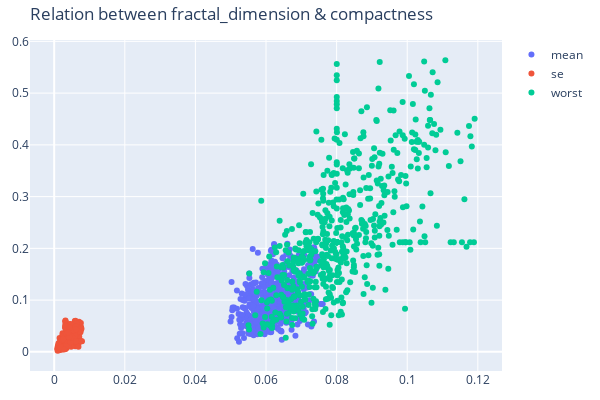

This figure's notebook cell:
### Code cell
plot.scatter_feature_plot(df, "fractal_dimension", "compactness", "Relation between fractal_dimension & compactness", fields)

### Figure 1 — Plotly figure (JSON) as saved in the notebook; plotly's stock layout.template omitted (floating-point values rounded to 4 significant figures; data arrays with more than 128 entries replaced by an {"elided": "..."} marker saying what was removed)
{"data": [{"mode": "markers", "name": "mean", "type": "scatter", "x": {"elided": "569 float values"}, "y": {"elided": "569 float values"}}, {"mode": "markers", "name": "se", "type": "scatter", "x": {"elided": "569 float values"}, "y": {"elided": "569 float values"}}, {"mode": "markers", "name": "worst", "type": "scatter", "x": {"elided": "569 float values"}, "y": {"elided": "569 float values"}}], "layout": {"height": 400, "margin": {"b": 20, "l": 20, "r": 20, "t": 40}, "title": {"text": "Relation between fractal_dimension & compactness"}, "width": 600}}
